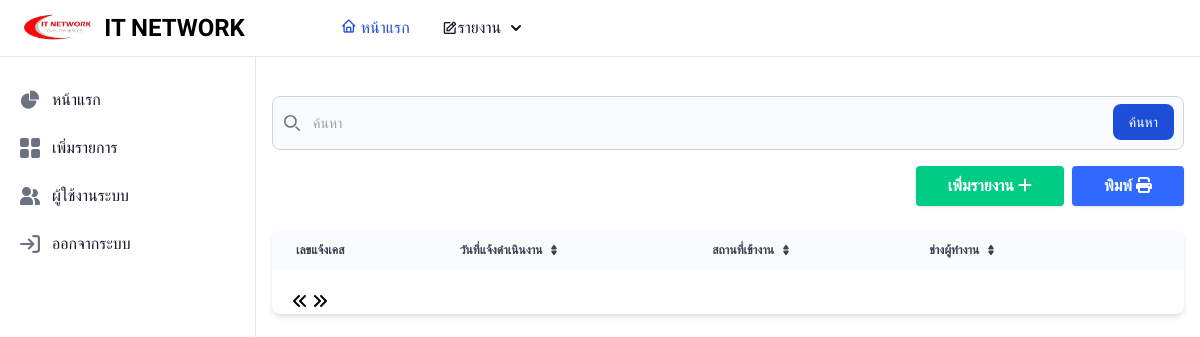
/page/Home.php, run on an earlier commit of the app's database.
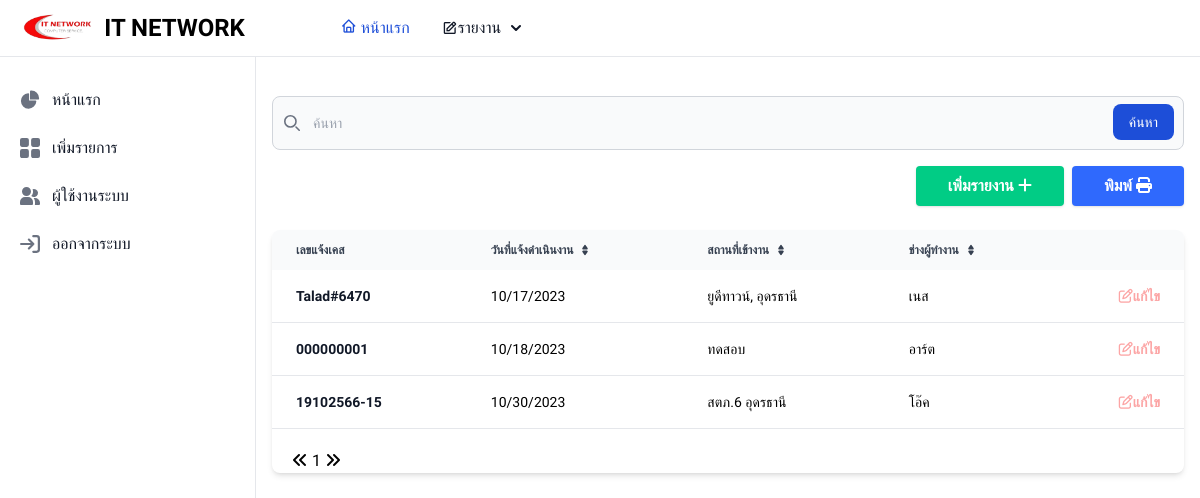
And on a later commit of the database.
### tables this page shows
CREATE TABLE `mains` (
  `LOGS_ID` int(11) NOT NULL,
  `LOGS_DATE` varchar(255) DEFAULT NULL,
  `LOGS_CASE_NUMBER` text,
  `LOGS_CASE_CONTACT` varchar(255) NOT NULL,
  `LOGS_LOCATION` varchar(128) DEFAULT NULL,
  `LOGS_RANGE_TIME` varchar(255) DEFAULT NULL,
  `LOGS_PHONE` varchar(255) NOT NULL,
  `LOGS_TECHNICIANS` varchar(255) DEFAULT NULL
);

### page/Home.php (the view, shortened to what the changed rows need)
<link href="https://cdnjs.cloudflare.com/ajax/libs/flowbite/2.0.0/flowbite.min.css" rel="stylesheet" />
<?php
require_once '../DB/db.php';
include '../Asset/Header.php';
include '../Asset/SideNav.php';
?>
<div class="p-4 sm:ml-64 mt-20">
    <div class="relative overflow-x-auto shadow-md sm:rounded-lg mt-2">
        <table class="w-full text-sm text-left text-gray-500 dark:text-gray-400">
            <thead class="text-xs text-gray-700 uppercase bg-gray-50 dark:bg-gray-700 dark:text-gray-400">
                <tr>
                    <th scope="col" class="px-6 py-3">
                        เลขแจ้งเคส
                    </th>
                    <th scope="col" class="px-6 py-3">
                        <div class="flex items-center">
                            วันที่แจ้งดำเนินงาน
                            <a href="#" id="showData"></a>
                        </div>
                    </th>
                    <th scope="col" class="px-6 py-3">
                        <div class="flex items-center">
                            สถานที่เข้างาน
                            <a href="#"></a>
                        </div>
                    </th>
                    <th scope="col" class="px-6 py-3">
                        <div class="flex items-center">
                            ช่างผู้ทำงาน
                            <a href="#"></a>
                        </div>
                    </th>
                    <th scope="col" class="px-6 py-3">
                    </th>
                </tr>
            </thead>
            <tbody>
                <?php
                        $perpage = 5;
                        if (isset($_GET['page'])) {
                            $page = $_GET['page'];
                        } else {
                            $page = 1;
                        }
                        $start = ($page - 1) * $perpage;
                        $sql = "SELECT * from mains ORDER BY LOGS_DATE ASC limit {$start} , {$perpage} ";
                        $query = $db->query($sql);
                    while($row = mysqli_fetch_assoc($query)):
                ?>
                <tr class="bg-white border-b dark:bg-white dark:border-gray-200">
                    <th scope="row" class="px-6 py-4 font-bold text-gray-900 whitespace-nowrap dark:text-black">
                        <?php echo $row['LOGS_CASE_NUMBER'];?>
                    </th>
                    <td class="px-6 py-4 text-black">
                        <?php echo $row['LOGS_DATE'];?>
                    </td>
                    <td class="px-6 py-4 text-black">
                        <?php echo $row['LOGS_LOCATION'];?>
                    </td>
                    <td class="px-6 py-4 text-black">
                        <?php echo $row['LOGS_TECHNICIANS'];?>
                    </td>
                    <td class="px-6 py-4 text-right">
                        <button type="submit" data-modal-target="authentication-modal"
                            data-modal-toggle="authentication-modal"
                            data-case-number="<?php echo $row['LOGS_CASE_NUMBER']; ?>"
                            data-case-location="<?php echo $row['LOGS_LOCATION']; ?>"
                            data-case-date="<?php echo $row['LOGS_DATE']; ?>"
                            data-case-technician="<?php echo $row['LOGS_TECHNICIANS']; ?>"
                            data-case-contact="<?php echo $row['LOGS_CASE_CONTACT']; ?>"
                            data-case-phone="<?php echo $row['LOGS_PHONE']; ?>"
                            data-case-range="<?php echo $row['LOGS_RANGE_TIME']; ?>"
                            class="font-bold text-blue-600 text-red-300  hover:underline"
                            style="text-decoration:none;">
                            <i class="fa-regular fa-pen-to-square text-red-300"></i>แก้ไข
                        </button>
    </div>
</div>
</td>
</tr>
<?php
                endwhile; ?>
</tbody>
</table>
<?php
    $sql2 = "SELECT COUNT(*) as total FROM mains";
    $query2 = $db->query($sql2);
    $result = mysqli_fetch_assoc($query2);
    $total_record = $result['total'];
    $total_page = ceil($total_record / $perpage);
?>
<div class="mt-5 px-5">
    <?php for ($i = 1; $i <= $total_page; $i++) { ?>
        <a href="home.php?page=<?php echo $i; ?>">
            <button class=""><?php echo $i; ?></button>
        </a>
    <?php } ?>
</div>
</div>
</div>

What changed in the data, as far as the page shows it:
added mains: LOGS_CASE_NUMBER "Talad#6470", LOGS_DATE "10/17/2023", LOGS_LOCATION "ยูดีทาวน์, อุดรธานี", LOGS_TECHNICIANS "เนส"
added mains: LOGS_CASE_NUMBER "000000001", LOGS_DATE "10/18/2023", LOGS_LOCATION "ทดสอบ", LOGS_TECHNICIANS "อาร์ต"
added mains: LOGS_CASE_NUMBER "19102566-15", LOGS_DATE "10/30/2023", LOGS_LOCATION "สตภ.6 อุดรธานี", LOGS_TECHNICIANS "โอ๊ค"
Also different on the page:
new list line: "1"
